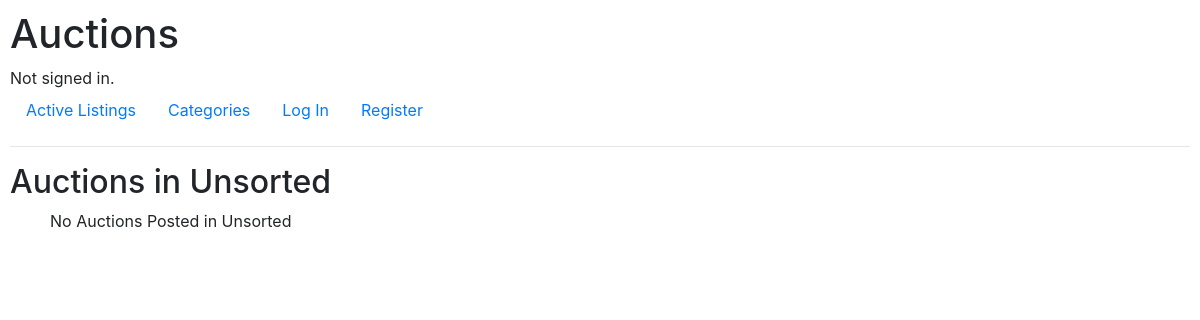
The app's page /categories/Unsorted, older data.
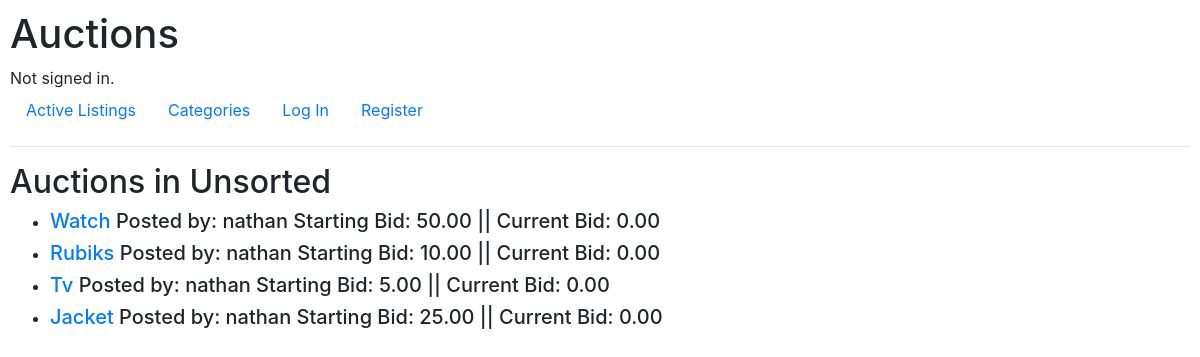
The same page, newer data.
### auctions/models.py (models this page shows, shortened)
class Listing(models.Model):
    title = models.CharField(max_length=120, default='')
    starting_bid = models.DecimalField(max_digits=6, decimal_places=2, default=0)
    current_bid = models.DecimalField(max_digits=6, decimal_places=2, default=0)
    creator = models.CharField(max_length=64, default='')
    high_bidder = models.ForeignKey(User, on_delete=models.CASCADE, related_name="items_winning", default='', null=True)
    image_url = models.URLField(blank=True, default='')
    is_active = models.IntegerField(default=1,)
    description = models.CharField(max_length=360, default='')
    category = models.CharField(max_length=16, default='Unsorted')

### auctions/views.py (the view)
# urls.py: path("categories/<str:name>", views.category, name= "category"),
def category(request, name):
    return render(request, "auctions/category.html", {
        "category": name,
        "results": Listing.objects.filter(category=name).all()
    })

### auctions/templates/auctions/category.html (shortened to what this page needs)
{% extends "auctions/layout.html" %}
{% block body %}
    <h2>Auctions in {{ category }}</h2>
<ul>
    {% for result in results %}
    <li>
        <a href="{% url 'listing' result.title %}"><h5>{{ result.title }}
        </a>
        Posted by: {{ result.creator }} Starting Bid: {{ result.starting_bid }} || Current Bid: {{ result.current_bid }}   </h5>
    </li>
   {% empty %}
   No Auctions Posted in {{ category }}
    {% endfor %}
</ul>
{% endblock %}

Row changes from the older to the newer data that the page shows:
added Listing: title "Watch", creator "nathan", starting_bid "50.00", current_bid "0.00"
added Listing: title "Rubiks", creator "nathan", starting_bid "10.00", current_bid "0.00"
added Listing: title "Tv", creator "nathan", starting_bid "5.00", current_bid "0.00"
added Listing: title "Jacket", creator "nathan", starting_bid "25.00", current_bid "0.00"
Text that changed along with them:
{{ category }}: "Unsorted" → (not shown)
text no longer shown: "No Auctions Posted in"
